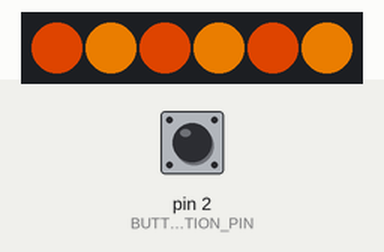
Recording of a sketch running on a simulated Arduino Uno, built with avr-gcc and run on an emulated ATmega328P. Shown: 6 RGB LEDs in strip order, left to right. The inputs (shaded band) are chosen by the test bench; at power-on: pin 2 (BUTTON_ACTION_PIN) LOW. Dim RGB values are drawn brighter than linear.

Above: at 1.27 s.
1.3 s: pin 2 (BUTTON_ACTION_PIN) pulled HIGH for 0.15 s
At 1.9 s:
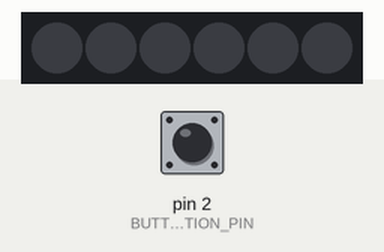
Timing chart, 0 to 4.3 s (numbered marks = the images above; inputs shaded):
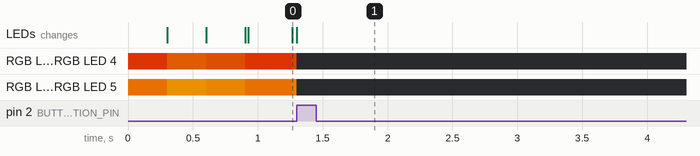

The sketch:

ChristmasLight.ino
```cpp
// (licence header left out)
#include "MainApp.h"

// the setup function runs once when you press reset or power the board
void setup() {
	MainApp.init();
}

// the loop function runs over and over again until power down or reset
void loop() {
	MainApp.loop();
}
```

AnimationPlayer.cpp
```cpp
// (licence header left out)
#if defined(ARDUINO) && ARDUINO >= 100
#include "arduino.h"
#else
#include "WProgram.h"
#endif

#include "AnimationPlayer.h"
#include "Animations.h"

#define SIN_MAX_INDEX 128

// From http://www.daycounter.com/Calculators/Sine-Generator-Calculator2.phtml
const uint8_t sinus[SIN_MAX_INDEX] PROGMEM = {
	15, 16, 16, 17, 18, 19, 19, 20,
	21, 21, 22, 23, 23, 24, 25, 25,
	26, 26, 27, 27, 27, 28, 28, 29,
	29, 29, 29, 30, 30, 30, 30, 30,
	30, 30, 30, 30, 30, 30, 29, 29,
	29, 29, 28, 28, 27, 27, 27, 26,
	26, 25, 25, 24, 23, 23, 22, 21,
	21, 20, 19, 19, 18, 17, 16, 16,
	15, 14, 14, 13, 12, 11, 11, 10,
	9, 9, 8, 7, 7, 6, 5, 5,
	4, 4, 3, 3, 3, 2, 2, 1,
	1, 1, 1, 0, 0, 0, 0, 0,
	0, 0, 0, 0, 0, 0, 1, 1,
	1, 1, 2, 2, 3, 3, 3, 4,
	4, 5, 5, 6, 7, 7, 8, 9,
	9, 10, 11, 11, 12, 13, 14, 14
};

//
AnimationStep currentAnnimationStep = { 0 };

//
Animation currentAnnimation = { 0 };


/// <summary>
/// Light On for accessor
/// </summary>
/// <returns>Animation</returns>
const Animation* AnimationPlayer::GetLightOn()
{
	if (currentAnnimation.animationStep == NULL)
	{
		currentAnnimation.animationStep = &currentAnnimationStep;
		currentAnnimation.nextAnimation = &currentAnnimation;
	}

	// Intialize the step state
	currentAnnimationStep = stepOn1;

	return &currentAnnimation;
}
uint8_t sinIndex = 0;

/// <summary>
/// Light On for accessor
/// </summary>
/// <returns>Animation</returns>
const Animation* AnimationPlayer::GetLightOn_Next()
{
	uint8_t sin = pgm_read_byte(&sinus[sinIndex]);
	//uint8_t sin = sinus[sinIndex];
	PixelColor *pixel = NULL;

	// Update every pixel
	for (uint8_t index = 0; index < LED_STRIPE_NUMLED; index++)
	{
		pixel = &currentAnnimation.animationStep->Pixels[index];
		pixel->Red = stepOn1.Pixels[index].Red + (min(255 - stepOn1.Pixels[index].Red, sin) * 0.25);
		pixel->Green = stepOn1.Pixels[index].Green + min(255 - stepOn1.Pixels[index].Green, sin);
		//pixel->Blue = stepOn1.Pixels[index].Blue + min(255 - stepOn1.Pixels[index].Blue, sin);
	}

	//
	sinIndex = ++sinIndex % SIN_MAX_INDEX;

	return &currentAnnimation;
}

/// <summary>
/// Light Off for accessor
/// </summary>
/// <returns>Animation</returns>
const Animation* AnimationPlayer::GetLightOff()
{
	return &animationOff;
}
```

AnimationPlayer.h
```cpp
// (licence header left out)
#ifndef _ANNIMATIONPLAYER_H
#define _ANNIMATIONPLAYER_H

#if defined(ARDUINO) && ARDUINO >= 100
	#include "arduino.h"
#else
	#include "WProgram.h"
#endif

#include "Stripes.h"


#define R(x) ((uint8_t)(((uint32_t)x >> 16) & 0xFF))
#define G(x) ((uint8_t)(((uint32_t)x >>  8) & 0xFF))
#define B(x) ((uint8_t)(((uint32_t)x >>  0) & 0xFF))

#define COLOR_PIXEL(colorPixel)  { R(colorPixel), G(colorPixel), B(colorPixel) }
#define RGB_PIXEL(r,g,b) (uint32_t)(((uint32_t)(r & 0xFF) << 16)| ((uint32_t)(g & 0xFF) <<  8) | ((uint32_t)(b & 0xFF) <<  0))

//
#define BLACK	RGB_PIXEL(0,0,0)		// Black
#define COLOR1	RGB_PIXEL(150,35,0)	// Yellow
#define COLOR2	RGB_PIXEL(185,88,0)	// Orange


/// <summary>
/// LED Pixel description
/// </summary>
struct PixelColor
{
	uint8_t  Red;	// Red
	uint8_t  Green;	// Green
	uint8_t  Blue;	// Blue
};

/// <summary>
/// Front Step
/// </summary>
struct AnimationStep
{
	unsigned long StepDuration;	// Step Duration in ms
	PixelColor Pixels[LED_STRIPE_NUMLED];		// Step Pixels color
};

/// <summary>
/// Front Animation
/// </summary>
struct Animation
{
	AnimationStep *animationStep;	// Front Step
	Animation *nextAnimation;		// Next Front animation
};

/// <summary>
/// Animation player
/// </summary>
class AnimationPlayer
{
public:
	// Light On
	static const Animation* GetLightOn();

	// Light On
	static const Animation* GetLightOn_Next();

	// Light Off
	static const Animation* GetLightOff();
};

#endif // _ANNIMATIONPLAYER_H
```

Animations.cpp
```cpp
// (licence header left out)
#include "AnimationPlayer.h"
#include "Animations.h"

/* Animations */
Animation animationOff = { &stepOff1, &animationOff };
Animation animationOn = { &stepOn1, &animationOn };

/*
 * Animations Steps
 */
AnimationStep stepOn1 = { 10,
{
	COLOR_PIXEL(COLOR1),
	COLOR_PIXEL(COLOR2),
	COLOR_PIXEL(COLOR1),
	COLOR_PIXEL(COLOR2),
	COLOR_PIXEL(COLOR1),
	COLOR_PIXEL(COLOR2)
}
};

AnimationStep stepOff1 = { 5000,
{
	COLOR_PIXEL(BLACK),
	COLOR_PIXEL(BLACK),
	COLOR_PIXEL(BLACK),
	COLOR_PIXEL(BLACK),
	COLOR_PIXEL(BLACK),
	COLOR_PIXEL(BLACK)
}
};
```

Animations.h
```cpp
// (licence header left out)
#ifndef _ANIMATIONS_H
#define _ANIMATIONS_H

#if defined(ARDUINO) && ARDUINO >= 100
#include "arduino.h"
#else
#include "WProgram.h"
#endif

#include "AnimationPlayer.h"

/// Front Step White Color
extern AnimationStep stepOn1;

/// Front Step Black Color
extern AnimationStep stepOff1;

/// /// Front Animation Light Off
extern Animation animationOff;

/// Front Animation Light On
extern Animation animationOn;

#endif // _ANIMATIONS_H
```

Button.cpp
```cpp
// (licence header left out)
#include "Button.h"

// Global State bits
#define CURRENT		0
#define PREVIOUS	1
#define CHANGED		2
#define HOLD		3
#define DEBOUNCE	4
#define MODE		5

/// <summary>
/// Constructor
/// </summary>
/// <param name="buttonPin">Pin used for Button</param>
/// <param name="debounceTime">Hardware debounce duration</param>
/// <param name="holdTime">Duration for long press</param>
/// <param name="stateRemains">Long press state remain duration</param>
/// <param name="buttonMode">Harware Pull up mode</param>
Button::Button(uint8_t buttonPin, unsigned long debounceTime, unsigned long holdTime, unsigned long stateRemains, uint8_t buttonMode) :
state(0),
pin(buttonPin),
buttonState(RELEASED),
debounceThreshold(debounceTime),
pressedStartTime(-1),
stateStartTime(-1),
holdThreshold(holdTime),
stateRemainsThreshold(stateRemains)
{
	// Configure GPIO mode as Input
	pinMode(pin, INPUT);
	bitWrite(state, MODE, (buttonMode == BUTTON_PULLUP));

	// Get the current status of the pin
	if (digitalRead(pin) == bitRead(state, MODE))
	{
		//currently the button is not pressed
		bitWrite(state, CURRENT, false);
	}
	else
	{
		//currently the button is pressed
		bitWrite(state, CURRENT, true);
	}
}

/// <summary>
/// Current button state
/// </summary>
/// <returns>The Button state</returns>
ButtonState Button::getButtonState()
{
	if (heldFor(holdThreshold))
	{
		buttonState = LONG_PRESSURE;
		stateStartTime = millis();
	}
	// Has been release and wasn't hold
	else if (wasPressed() && !wasHeld())
	{
		buttonState = SHORT_PRESSURE;
		stateStartTime = millis();
	}
	// Released
	else
	{
	}

	if (stateStartTime != -1)
	{
		if (millis() - stateStartTime > stateRemainsThreshold)
		{
			buttonState = RELEASED;
			stateStartTime = -1;
		}
	}

	return buttonState;
}

/// <summary>
/// Clear the Button state for Short Pressure
/// </summary>
/// <returns></returns>
void Button::clearButtonState()
{
	if (buttonState == SHORT_PRESSURE)
	{
		buttonState = RELEASED;
		stateStartTime = -1;
	}
}

/// <summary>
/// Retrive the press state
/// </summary>
/// <returns>true when pressed</returns>
bool Button::isPressed(void)
{
	// Debouncing enabled
	if (bitRead(state, DEBOUNCE) == true)
	{
		if ((millis() - pressedStartTime > debounceThreshold))
		{
			bitWrite(state, DEBOUNCE, false);
		}
		else
		{
			// currently the button is not pressed
			return false;
		}
	}

	// save the previous value
	bitWrite(state, PREVIOUS, bitRead(state, CURRENT));

	//get the current status of the pin
	if (digitalRead(pin) == bitRead(state, MODE))
	{
		//currently the button is not pressed
		bitWrite(state, CURRENT, false);
	}
	else
	{
		//currently the button is pressed
		bitWrite(state, CURRENT, true);
	}

	//handle state changes
	if (bitRead(state, CURRENT) != bitRead(state, PREVIOUS))
	{
		//the state changed to PRESSED
		if (bitRead(state, CURRENT) == true)
		{
			pressedStartTime = millis();             //start timing
			bitWrite(state, DEBOUNCE, true);

			//note that the state changed
			bitWrite(state, CHANGED, false);

			//note that the state changed
			bitWrite(state, HOLD, false);

			// keep unpressed
			return false;
		}
		else //the state changed to RELEASED
		{
			//reset states (for timing and for event triggering)
			pressedStartTime = -1;
			bitWrite(state, DEBOUNCE, false);

			//note that the state changed
			bitWrite(state, CHANGED, true);
		}

	}
	else
	{
		//note that the state did not change
		bitWrite(state, CHANGED, false);
		//should we trigger a onHold event?
		if (pressedStartTime != -1 && (bitRead(state, HOLD) == false))
		{
			if (millis() - pressedStartTime > holdThreshold)
			{
				// Set hold bit
				bitWrite(state, HOLD, true);
			}
		}
	}
	return bitRead(state, CURRENT);
}

/// <summary>
/// Identify when button is released if was previously pressed
/// </summary>
/// <returns>true when button was pressed</returns>
inline bool Button::wasPressed(void) const
{
	// Need a current state released and previous state pressed
	return (bitRead(state, CURRENT) == false) && (bitRead(state, PREVIOUS) == true);
}

/// <summary>
/// Identify for pressure for duration
/// </summary>
/// <param name="time">Pressure duration</param>
/// <returns>true when press for at least duration</returns>
bool Button::heldFor(unsigned int time)
{
	if (isPressed())
	{
		if (millis() - pressedStartTime > time)
		{
			return true;
		}
	}
	return false;
}

/// <summary>
/// Identify when button is released if was previously held
/// </summary>
/// <returns>true when held</returns>
bool Button::wasHeld()
{
	if (bitRead(state, HOLD))
	{
		// Clear hold bit
		bitWrite(state, HOLD, false);
		return true;
	}

	return false;
}
```

Button.h
```cpp
// (licence header left out)
#ifndef _BUTTON_H
#define _BUTTON_H

#if defined(ARDUINO) && ARDUINO >= 100
#include "arduino.h"
#else
#include "WProgram.h"
#endif

#include <stdint.h>

// Supported Pin Modes
#define BUTTON_PULLUP HIGH
#define BUTTON_PULLDOWN LOW

// Button State enumeration
enum ButtonState : uint8_t
{
	RELEASED = 0,			// Button Release
	SHORT_PRESSURE = 1,		// Button Short Pressure
	LONG_PRESSURE = 3		// Button Long Pressure
};

/// <summary>
/// Hardware Button
/// </summary>
class Button
{
public:
	/// <summary>
	/// Constructor
	/// </summary>
	/// <param name="buttonPin">Pin used for Button</param>
	/// <param name="debounceTime">Hardware debounce duration</param>
	/// <param name="holdTime">Duration for long press</param>
	/// <param name="stateRemains">Long press state remain duration</param>
	/// <param name="buttonMode">Harware Pull up mode</param>
	Button(uint8_t buttonPin, unsigned long debounceTime, unsigned long holdThreshold, unsigned long stateRemainsThreshold, uint8_t buttonMode = BUTTON_PULLUP);

	/// <summary>
	/// Current button state
	/// </summary>
	/// <returns>The Button state</returns>
	ButtonState getButtonState();

	/// <summary>
	/// Clear the Button state for Short Pressure
	/// </summary>
	/// <returns></returns>
	void clearButtonState();

private:
	/// <summary>
	/// Retrive the press state
	/// </summary>
	/// <returns>true when pressed</returns>
	bool isPressed();

	/// <summary>
	/// Identify when button is released if was previously pressed
	/// </summary>
	/// <returns>true when button was pressed</returns>
	bool wasPressed() const;

	/// <summary>
	/// Identify for pressure for duration
	/// </summary>
	/// <param name="time">Pressure duration</param>
	/// <returns>true when press for at least duration</returns>
	bool heldFor(unsigned int time);

	/// <summary>
	/// Identify when button is released if was previously held
	/// </summary>
	/// <returns>true when held</returns>
	bool wasHeld();

private:
	uint8_t state;							// Global state
	uint8_t pin;							// Hardware GPIO configuration
	ButtonState buttonState;				// Current Button state
	unsigned long debounceThreshold;		// Hardware Debounce duration
	unsigned long pressedStartTime;			// Pressure start Time
	unsigned long stateStartTime;			//
	unsigned long holdThreshold;			//
	unsigned long stateRemainsThreshold;	// Long pressure state remains duration
};

#endif // _BUTTON_H
```

MainApp.cpp
```cpp
// (licence header left out)
#include "MainApp.h"
#include "SceneManager.h"

MainAppClass MainApp;

/// <summary>
/// Front Timer callback function
/// </summary>
void loadScene_callback()
{
	MainApp.loadSceneCallback();
}

/// <summary>
/// Main application intialization
/// </summary>
void MainAppClass::init()
{
	// Initialize the LED Stripe
	ledLight.begin();

	// Initialize the timer
	appTimer.configureTimer(SCENE_TIMER_STRIPES, 2 * 1000, loadScene_callback);

	// Clear the LED Stripe
	ledLight.show();
}

/// <summary>
/// Main application loop
/// </summary>
void MainAppClass::loop()
{
	// Update the button state
	ButtonState actionButtonState = actionButton.getButtonState();

	// Update the scene based on button state
	SceneManager.updateScene(actionButtonState);

	// Reset short press state
	actionButton.clearButtonState();

	// Handle scene updates
	// Updates occurs on Timer elapsed and call to updateScene
	if (SceneManager.isSceneUpdated() == true)
	{
		// update the timer for current step duration
		appTimer.updateTimer(SCENE_TIMER_STRIPES, SceneManager.getSceneStepDuration());

		// Update the LED Stripe
		SceneManager.updateStripes(&ledLight);

		// Display the LED Stripe
		ledLight.show();
	}

	// Update time info
	appTimer.run();
}

/// <summary>
/// Load next Front Scene step
/// </summary>
inline void MainAppClass::loadSceneCallback()
{
	SceneManager.nextSceneStep();
}
```

MainApp.h
```cpp
// (licence header left out)
#ifndef _MAINAPP_H
#define _MAINAPP_H

#if defined(ARDUINO) && ARDUINO >= 100
	#include "arduino.h"
#else
	#include "WProgram.h"
#endif

#include "Adafruit_NeoPixel.h"
#include "Timer.h"
#include "Button.h"
#include "Stripes.h"

// LED Stripes configuration
// See Stripes.h

// Buttons configuration
#define BUTTON_ACTION_PIN				2

#define BUTTON_DEBOUNCE_TIMEOUT			10
#define BUTTON_STATE_TIMEOUT			200
#define BUTTON_HOLD_TIMEOUT				(1 * 1000)

// Scenes timer index
#define SCENE_TIMER_STRIPES			0

class MainAppClass
{
private:
	// Front LED Stripe
	Adafruit_NeoPixel ledLight		= Adafruit_NeoPixel(LED_STRIPE_NUMLED,		LED_STRIPE_PIN,		NEO_GRB + NEO_KHZ800);

	// Action Button
	Button actionButton = Button(BUTTON_ACTION_PIN, BUTTON_DEBOUNCE_TIMEOUT, BUTTON_HOLD_TIMEOUT, BUTTON_STATE_TIMEOUT, BUTTON_PULLUP);

	// Time list
	Timer appTimer = Timer();

public:
	/// <summary>
	/// Main application intialization
	/// </summary>
	void init();

	/// <summary>
	/// Main application loop
	/// </summary>
	void loop();

	/// <summary>
	/// Load next Scene step
	/// </summary>
	static void loadSceneCallback();
};

extern MainAppClass MainApp;

#endif // _MAINAPP_H
```

SceneManager.cpp
```cpp
// (licence header left out)
#include "SceneManager.h"

// For scene animation step update indicator
#define SCENE_LED			0

/// <summary>
/// Initialize the SceneManager
/// </summary>
void SceneManagerClass::init()
{
	// Clear Original status
	sceneStatus = 0;

	// Default state
	currentState = STATE_UNDEFINED;
}

/// <summary>
/// Check for Front scene update
/// </summary>
/// <returns>true for update</returns>
bool SceneManagerClass::isSceneUpdated()
{
	if (bitRead(sceneStatus, SCENE_LED))
	{
		bitWrite(sceneStatus, SCENE_LED, false);
		return true;
	}

	return false;
}

/// <summary>
/// Retrieve the next step
/// </summary>
void SceneManagerClass::nextSceneStep()
{
	if (currentState == STATE_LIGHT_ON)
	{
		ledAnimation = AnimationPlayer::GetLightOn_Next();
	}
	else
	{
		ledAnimation = ledAnimation->nextAnimation;
	}
	bitWrite(sceneStatus, SCENE_LED, true);
}

/// <summary>
/// Retrieve the scene duration
/// </summary>
/// <returns>Scene duration in milliseconds</returns>
unsigned long SceneManagerClass::getSceneStepDuration() const
{
	return ledAnimation->animationStep->StepDuration;
}

/// <summary>
/// Update the LED Stripes based on the current scene
/// </summary>
/// <param name="ledStripe">LED stripe</param>
void SceneManagerClass::updateStripes(Adafruit_NeoPixel *ledStripe)
{
	PixelColor *pixel;

	// Update the pixels color
	for (uint8_t index = 0; index < LED_STRIPE_NUMLED; index++)
	{
		pixel = &ledAnimation->animationStep->Pixels[index];
		ledStripe->setPixelColor(index, pixel->Red, pixel->Green, pixel->Blue);
	}
}

/// <summary>
/// Light ON Scene
/// </summary>
inline void SceneManagerClass::LightOn()
{
	ledAnimation = AnimationPlayer::GetLightOn();

	bitWrite(sceneStatus, SCENE_LED, true);

}

/// <summary>
/// Light OFF Scene
/// </summary>
inline void SceneManagerClass::LightOff()
{
	ledAnimation = AnimationPlayer::GetLightOff();

	bitWrite(sceneStatus, SCENE_LED, true);
}

/// <summary>
/// Update the Scene based on button ButtonState
/// </summary>
/// <param name="actionButton">Action Button current state</param>
void SceneManagerClass::updateScene(ButtonState actionButton)
{
	// Check transition candidates based on the Button pressed
	switch (currentState)
	{
	case STATE_UNDEFINED:
		newState = STATE_LIGHT_ON;
		break;

	case STATE_LIGHT_OFF:
		if (actionButton == SHORT_PRESSURE)
		{
			newState = STATE_LIGHT_ON;
		}
		break;

	case STATE_LIGHT_ON:
		if (actionButton == SHORT_PRESSURE)
		{
			newState = STATE_LIGHT_OFF;
		}
		break;

	}

	// Stay in current state nothing else to do
	if (currentState == newState)
	{
		return;
	}

	// Switch to that state
	switch (newState)
	{
	case STATE_LIGHT_OFF:
		LightOff();
		break;

	case STATE_LIGHT_ON:
		LightOn();
		break;
	}

	currentState = newState;
}

/// <summary>
/// Scene Manager
/// </summary>
SceneManagerClass SceneManager;
```

Stripes.h
```cpp
// (licence header left out)
#ifndef _STRIPES_H
#define _STRIPES_H

// LED Stripes configuration
#define LED_STRIPE_NUMLED				6

// Front Lights
#define LED_STRIPE_PIN					4

// Number of LED
#define LED_STRIPE_ON					6

#endif // _STRIPES_H
```

Source omitted: SceneManager.h (2993 bytes), Timer.cpp (2260 bytes), Timer.h (2094 bytes)

Measured:
- after the input at 1.3 s, the LEDs: change at once (image 1)
